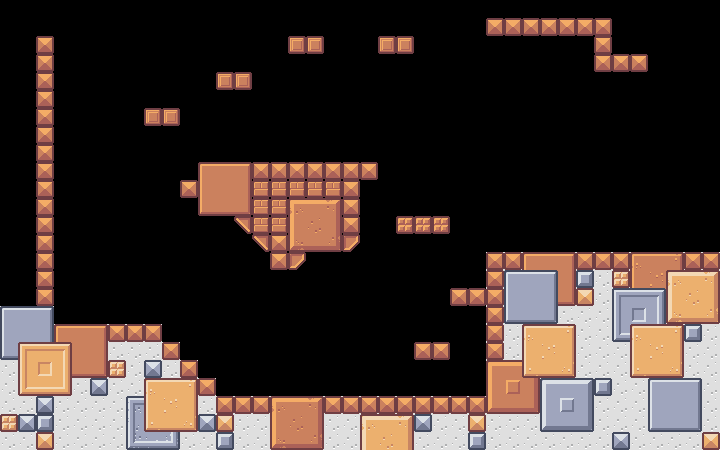

Tiled map render using the project's own tile images. Description and the map definition, with tile-layer contents summarised, below:
An orthogonal 40x25 tile map with 18x18 px tiles, 4 tile layers (Background, solid, rock, sand), 4 tilesets and 1 object (spawn).

<map version="1.8" tiledversion="1.8.2" orientation="orthogonal" renderorder="right-down" width="40" height="25" tilewidth="18" tileheight="18" infinite="0" nextlayerid="6" nextobjectid="6">
 <tileset firstgid="1" name="stone" tilewidth="18" tileheight="18" tilecount="81" columns="9">
  <image source="pixel-platformer-blocks/Tilemap/stone_packed.png" width="162" height="162" />
 </tileset>
 <tileset firstgid="82" name="rock" tilewidth="18" tileheight="18" tilecount="81" columns="9">
  <image source="pixel-platformer-blocks/Tilemap/rock_packed.png" width="162" height="162" />
 </tileset>
 <tileset firstgid="163" name="sand" tilewidth="18" tileheight="18" tilecount="81" columns="9">
  <image source="pixel-platformer-blocks/Tilemap/sand_packed.png" width="162" height="162" />
 </tileset>
 <tileset firstgid="244" name="marble_packed" tilewidth="18" tileheight="18" tilecount="81" columns="9">
  <image source="pixel-platformer-blocks/Tilemap/marble_packed.png" width="162" height="162" />
 </tileset>
 <layer id="5" name="Background" width="40" height="25" tintcolor="#292a2f">
  <data>[1000 cells, 269 non-empty, 1 distinct tile ids]</data>
 </layer>
 <layer id="1" name="solid" width="40" height="25">
  <data>[1000 cells, 162 non-empty, 42 distinct tile ids]</data>
 </layer>
 <layer id="3" name="rock" width="40" height="25">
  <data>[1000 cells, 69 non-empty, 38 distinct tile ids]</data>
 </layer>
 <layer id="4" name="sand" width="40" height="25">
  <data>[1000 cells, 59 non-empty, 29 distinct tile ids]</data>
 </layer>
 <objectgroup id="2" name="markers">
  <object id="1" name="spawn" x="306" y="103">
   <point />
  </object>
 </objectgroup>
</map>
